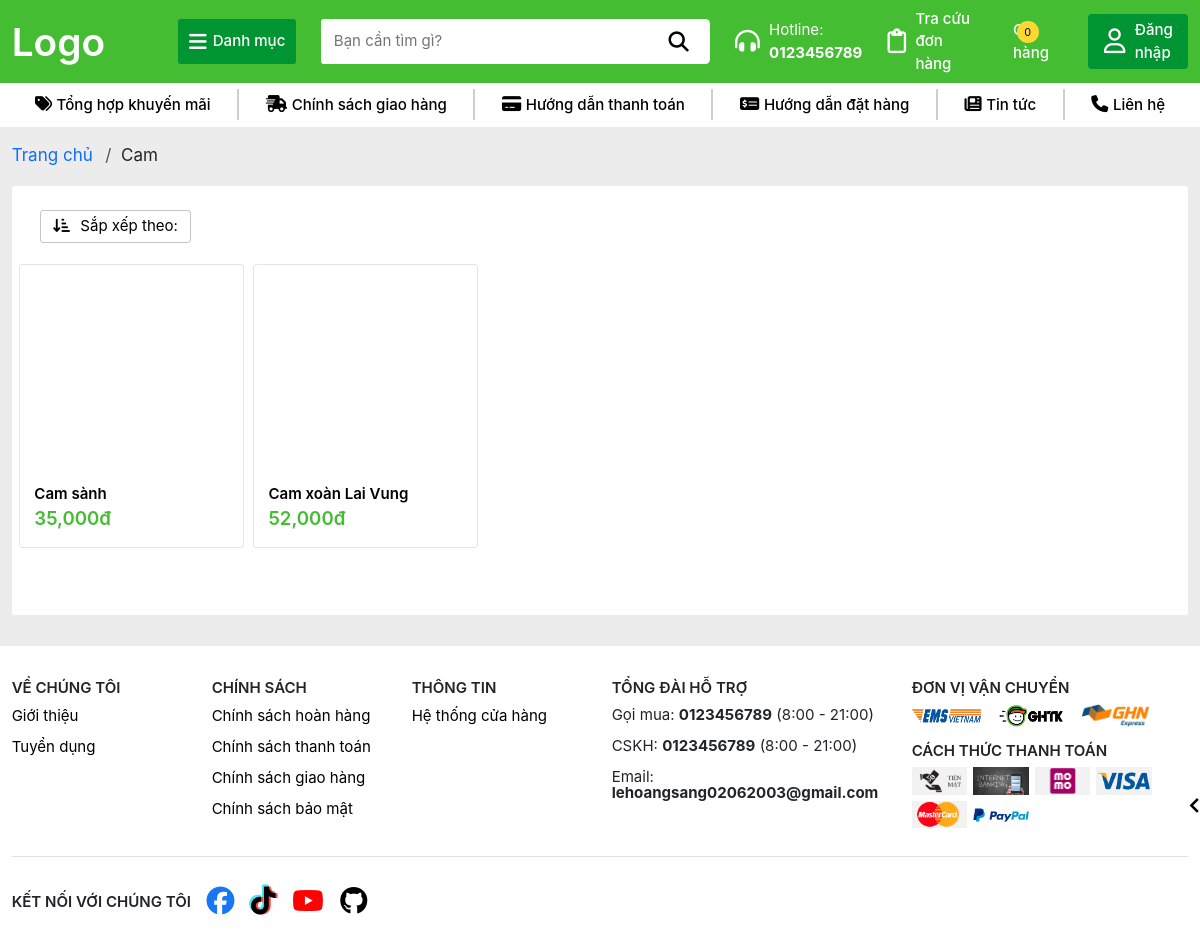
/loai/LOAI001, run on the app's committed database.
### TraiCay/models.py (models this page shows, shortened)
class Loai(models.Model):
    MaLoai = models.CharField(max_length=10, primary_key=True)
    TenLoai = models.CharField(max_length=100)

class SanPham(models.Model):
    MaSP = models.CharField(max_length=10, primary_key=True)
    MaLoai = models.ForeignKey(Loai, on_delete=models.SET_NULL, null=True)
    TenSP = models.CharField(max_length=100)
    DonGia = models.DecimalField(max_digits=10, decimal_places=2)
    MoTa = models.TextField()
    def HinhAnh(self):
        hinhanhsp = self.hinhanhsp_set.first()
        return hinhanhsp.HinhAnh if hinhanhsp else None
    def TonKho(self):
        return sum([chitiet.SoLuongTon for chitiet in self.chitietkho_set.all()])

### TraiCay/views.py (the view)
# urls.py: path('loai/<str:id>', views.loc_theo_loai, name='LocTheoLoai'),
def loc_theo_loai(request, id):
    loai = None
    if id == 'all':
        sanpham = SanPham.objects.all()
    else:
        loai = get_object_or_404(Loai, pk=id)
        sanpham = SanPham.objects.filter(MaLoai = loai)
    limit = 20
    page = request.GET.get('page', 1)
    sanpham_paginator = Paginator(sanpham, limit)
    try:
        sanpham_page = sanpham_paginator.get_page(page)
    except PageNotAnInteger:
        sanpham_page = sanpham_paginator.get_page(1)
    except EmtyPage:
        sanpham_page = sanpham_paginator.get_page(sanpham_paginator.num_pages)
    current_page = sanpham_page.number
    num_pages = sanpham_paginator.num_pages
    page_range = sanpham_paginator.page_range
    previous_page = current_page - 1
    next_page = current_page + 1
    start_page = current_page - 1 if current_page > 1 else 1
    end_page = current_page + 1 if current_page < num_pages else num_pages
    context = {
        'Fruits': sanpham_page,
        'current_page': current_page,
        'num_pages': num_pages,
        'page_range': page_range,
        'previous_page': previous_page,
        'next_page': next_page,
        'start_page': start_page,
        'end_page': end_page,
        'Loai': loai
    }
    return render(request, 'loai.html', context)

### TraiCay/templates/loai.html (shortened to what this page needs)
{% extends 'layout/base.html' %}
{% block content %}
    {% load humanize %}
    {% load static %}
    <section class="breadcrumb">
        <ul class="breadcrumb-list d-flex">
            <li class="breadcrumb-item">
                <a href="/">
                    Trang chủ
                </a>
            </li>
            <li class="breadcrumb-item">
                {% if Loai %}
                    {{Loai.TenLoai}}
                {% else %}
                    <span>Tất cả sản phẩm</span>
                {% endif %}
            </li>
        </ul>
    </section>
    <section class="filter-products">
        <div class="filter-box d-flex justify-content-between mt-2 mb-3 gap-2">
            <div class="filter-button-list d-flex flex-wrap gap-2 align-items-center">
                <div class="sort-dropdown-box d-flex align-items-center justify-content-end">
                    <div class="sort-dropdown">
                        <button class="sort-dropdown-btn">
                            <i class="fa-solid fa-arrow-down-short-wide"></i>
                            Sắp xếp theo:
                        </button>
                    </div>
                </div>
            </div>
        </div>
        {% if not Fruits %}
            <div class="filter-error mt-3 mb-5 px-3 d-flex flex-column align-items-center justify-content-center">
                <p class="text-center">
                    Có thể các sản phẩm này chưa được cập nhật hoặc đã hết hàng, vui lòng chọn danh mục sản phẩm khác
                </p>
                <button class="to-home-page-btn" onclick="window.location.href='/'">
                    QUAY LẠI TRANG CHỦ
                </button>
            </div>
        {% else %}
            <div class="filter-item-list">
                {% for fruit in Fruits %}
                    <div class="filter-item">
                        <div class="product-box">
                            <a href="/sanpham/{{fruit.MaSP}}" class="product-link">
                                <div class="product-image lazy-loading">
                                </div>
                            </a>
                            <a href="/sanpham/{{fruit.MaSP}}" class="product-link">
                                <div class="product-name">
                                    {{fruit.TenSP}}
                                </div>
                            </a>
                            <div class="product-price d-flex align-items-center">
                                <span>{{ fruit.DonGia|floatformat:"0"|intcomma }}đ</span>
                            </div>
                        </div>
                    </div>
                {% endfor %}
            </div>
        {% endif %}
    </section>
{% endblock %}

### static/css/home.css (style rules this page uses)
.product-box { background: #ffff; border-radius: 0.2rem; padding: 0.9rem; overflow: hidden; border: 1px solid transparent; position: relative; height: 100%; }
.product-name { padding-top: 0.6rem; font-weight: 600; color: #000000; overflow: hidden; text-overflow: ellipsis; display: -webkit-box; -webkit-line-clamp: 2; -webkit-box-orient: vertical; }
.product-image { width: 100%; height: auto; aspect-ratio: 1; display: grid; place-items: center; }
.product-price span { color: var(--primary-color); font-weight: 600; font-size: 1.2rem; }
.product-link { text-decoration: none; }

### static/css/style.css (style rules this page uses)
:root { --primary-color: var(--primary-color-4); --primary-color-hover: #7ffba9; --primary-color-1: #7d5fff; --primary-color-2: #0652DD; --primary-color-3: #FC427B; --primary-color-4: #44bd32; --primary-color-5: #e30019; --primary-color-1-hover: #af9dff; --primary-color-2-hover: #548ffa; --primary-color-3-hover: #ff96b6; --primary-color-4-hover: #7ffba9; --primary-color-5-hover: #fba5a5; --content-color-black: #000000; --content-color-white: #ffffff; --header-btn-background: #009432; --header-btn-background-1: #5129ff; --header-btn-background-2: #387dfc; --header-btn-background-3: #FD7272; --header-btn-background-4: #009432; --header-btn-background-5: #be1529; --trans-all-05: all .5s ease; --trans-all-04: all .4s ease; --trans-all-03: all .3s ease; --trans-all-02: all .2s ease; }
html { scroll-behavior: smooth; }
* { padding: 0; margin: 0; font-size: 0.97rem; font-family: 'SF Pro Display'; }

### static/css/collections.css (style rules this page uses)
.sort-dropdown { position: relative; width: auto; }
.sort-dropdown-btn { border: 1px solid #c5c5c5; padding: 0.3rem 0.8rem; border-radius: 0.2rem; background: none; }
.sort-dropdown-btn i { margin-right: 0.4rem; }
.filter-products { background: #ffffff; padding: 1rem 0.2rem; border-radius: 0.2rem; }
.filter-item-list { display: grid; grid-template-columns: repeat(5, 1fr); }
.filter-item { padding: 0.3rem; }
.filter-item .product-box { border: 1px solid #e5e5e5; }
.breadcrumb { width: 100%; margin: 0.2rem 0; }
.breadcrumb-list { list-style-type: none; padding: 0; flex-wrap: nowrap; white-space: nowrap; }
.breadcrumb-item, .breadcrumb-item span, .breadcrumb-item a { font-size: 1.1rem; }
.breadcrumb-item+.breadcrumb-item::before { float: none; padding: 0 0.3rem; }
.breadcrumb-item a { text-decoration: none; }
.filter-box { padding: 0 1rem; margin: 0 0.6rem; }

### data on the page
Loai: TenLoai "Cam"
SanPham: TenSP "Cam sành", DonGia "35,000"
SanPham: TenSP "Cam xoàn Lai Vung", DonGia "52,000"
